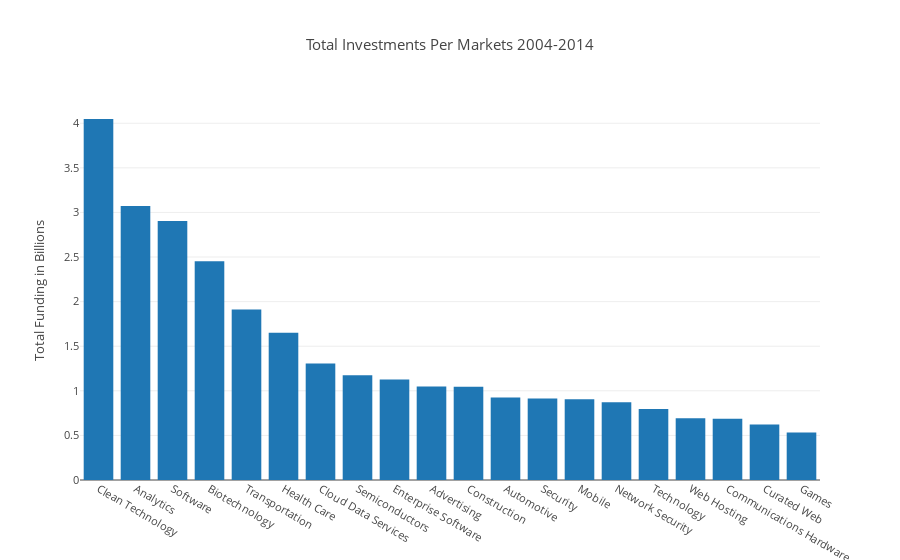

The notebook cell this image was saved under:
### Code cell
funding_in_markets_bar = [go.Bar(
            x=largest,
            y=[market_funding_dict[x]/1e3 for x in largest]
    )]

iplot({'data':funding_in_markets_bar, 'layout':{'title': 'Total Investments Per Markets 2004-2014',
                          'font': dict(size=11),
                          'yaxis': dict(title='Total Funding in Billions')}}, filename='basic-bar')

### Figure 1 — Plotly figure (JSON) as saved in the notebook; plotly's stock layout.template omitted (floating-point values rounded to 4 significant figures)
{"data": [{"type": "bar", "uid": "b892276c-dc91-11e8-aa46-6a000073fc60", "x": ["Clean Technology", "Analytics", "Software", "Biotechnology", "Transportation", "Health Care", "Cloud Data Services", "Semiconductors", "Enterprise Software", "Advertising", "Construction", "Automotive", "Security", "Mobile", "Network Security", "Technology", "Web Hosting", "Communications Hardware", "Curated Web", "Games"], "y": [4.048, 3.073, 2.905, 2.452, 1.911, 1.65, 1.305, 1.174, 1.128, 1.047, 1.045, 0.9252, 0.9144, 0.906, 0.8712, 0.7956, 0.6913, 0.6875, 0.6214, 0.5318]}], "layout": {"font": {"size": 11}, "title": "Total Investments Per Markets 2004-2014", "yaxis": {"title": "Total Funding in Billions"}}}
